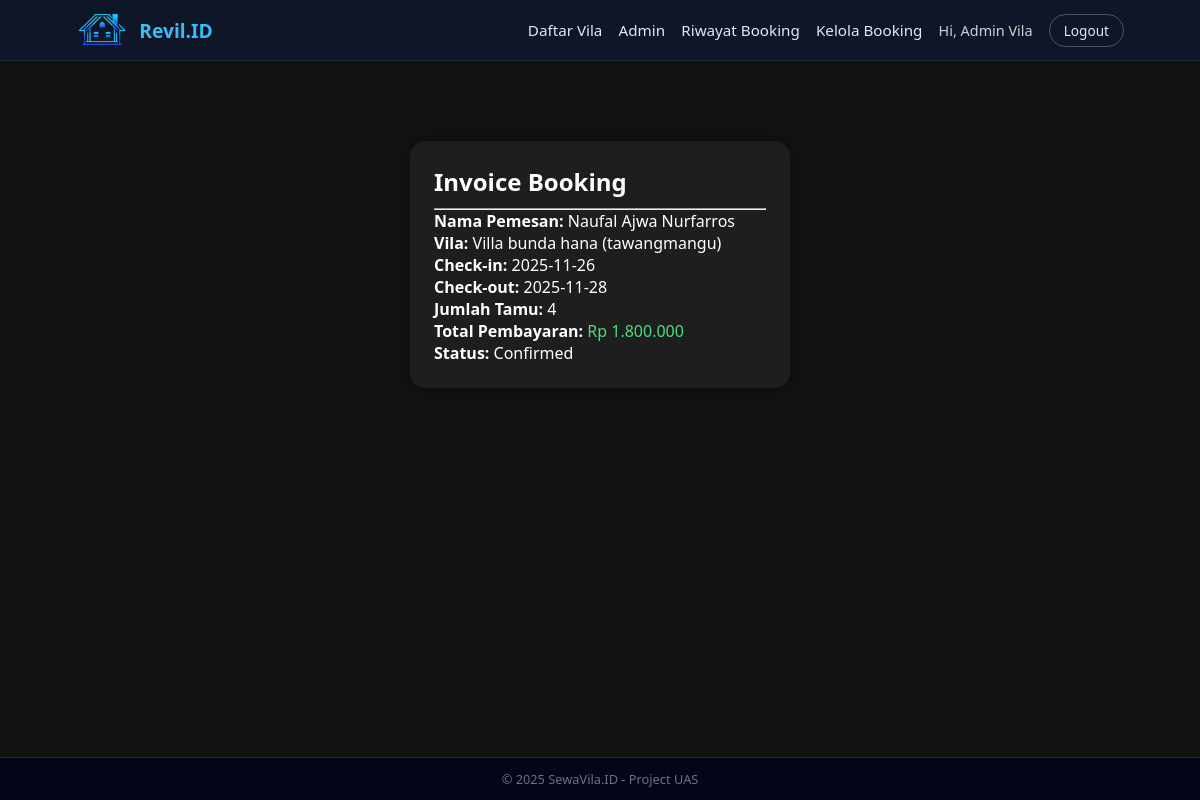
The page /invoice.php?id=20 (signed in) on the database its author committed.
### tables this page shows
CREATE TABLE `booking` (
  `id_booking` int(11) NOT NULL,
  `id_user` int(11) NOT NULL,
  `id_vila` int(11) NOT NULL,
  `check_in` date NOT NULL,
  `check_out` date NOT NULL,
  `jumlah_tamu` int(11) NOT NULL,
  `total_harga` int(11) NOT NULL,
  `status_booking` enum('pending','confirmed','cancelled') DEFAULT 'pending',
  `created_at` datetime DEFAULT current_timestamp()
);

CREATE TABLE `users` (
  `id_user` int(11) NOT NULL,
  `nama` varchar(100) NOT NULL,
  `email` varchar(100) NOT NULL,
  `password` varchar(255) NOT NULL,
  `role` enum('user','admin') DEFAULT 'user',
  `created_at` datetime DEFAULT current_timestamp()
);

CREATE TABLE `vila` (
  `id_vila` int(11) NOT NULL,
  `nama_vila` varchar(100) NOT NULL,
  `lokasi` varchar(100) NOT NULL,
  `harga` int(11) NOT NULL,
  `deskripsi` text DEFAULT NULL,
  `fasilitas` text DEFAULT NULL,
  `rating` float DEFAULT NULL,
  `gambar` varchar(255) DEFAULT NULL,
  `latitude` decimal(20,16) DEFAULT NULL,
  `longitude` decimal(20,16) DEFAULT NULL
);

### invoice.php (the view, shortened to what this page needs)
<?php
include 'header.php';
$id_booking = (int)$_GET['id'];
$q = mysqli_query($conn, "
SELECT b.*, v.nama_vila, v.lokasi, v.harga, u.nama
FROM booking b
JOIN vila v ON b.id_vila = v.id_vila
JOIN users u ON b.id_user = u.id_user
WHERE b.id_booking=$id_booking
");
$data = mysqli_fetch_assoc($q);
?>
<div class="booking-card" style="max-width:700px;margin:auto;margin-top:20px;">
    <h2 style="margin-bottom:10px;">Invoice Booking</h2>
    <hr>
    <p><strong>Nama Pemesan:</strong> <?= $data['nama']; ?></p>
    <p><strong>Vila:</strong> <?= $data['nama_vila']; ?> (<?= $data['lokasi']; ?>)</p>
    <p><strong>Check-in:</strong> <?= $data['check_in']; ?></p>
    <p><strong>Check-out:</strong> <?= $data['check_out']; ?></p>
    <p><strong>Jumlah Tamu:</strong> <?= $data['jumlah_tamu']; ?></p>
    <p><strong>Total Pembayaran:</strong>
        <span style="color:#4ade80;">Rp <?= number_format($data['total_harga'],0,',','.'); ?></span>
    </p>
    <p><strong>Status:</strong> <?= ucfirst($data['status_booking']); ?></p>
</div>
<?php include 'footer.php'; ?>

### assets/css/style.css (style rules this page uses)
* { box-sizing: border-box; margin: 0; padding: 0; font-family: system-ui, -apple-system, BlinkMacSystemFont, "Segoe UI", sans-serif; }
html, body { height: 100%; margin: 0; }
body { margin: 0; padding: 0; background: #121212; color: white; display: flex; flex-direction: column; padding-top: 0px; }
.booking-card { width: 380px; background: rgba(255,255,255,0.05); padding: 24px; border-radius: 16px; box-shadow: 0 0 18px rgba(0,0,0,0.25); margin-top: 15px; }

### rows shown on the page
booking: id_user.nama "Naufal Ajwa Nurfarros", id_vila.nama_vila "Villa bunda hana", id_vila.lokasi "tawangmangu", check_in "2025-11-26", check_out "2025-11-28", jumlah_tamu "4", total_harga "1.800.000", status_booking "Confirmed"

### other values the page prints
$_SESSION['nama'] "Admin Vila"
